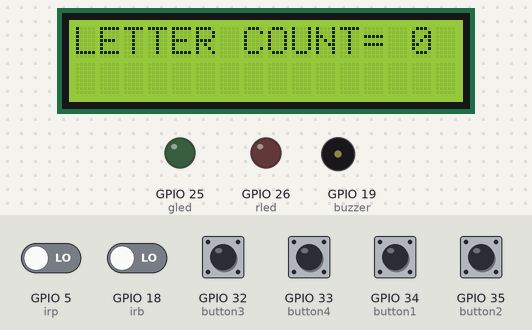
This sketch was run on a simulated ESP32. On the bench: 16×2 character LCD, output pins drawn as LEDs (lit = HIGH), buzzer (waves = sounding, pin HIGH). The test bench sets the inputs (shaded band); at power-on: GPIO 5 (irp), GPIO 18 (irb), GPIO 32 (button3), GPIO 33 (button4), GPIO 34 (button1), GPIO 35 (button2) LOW. WiFi joins after 1.5 s; servers stay silent unless stated; uploads are accepted with an empty reply; random numbers use the default seed unless the sketch sets one; what the sketch prints to the serial monitor is not drawn.

Above: at 3.9 s.
4.0 s: GPIO 5 (irp) driven HIGH
At 5.9 s:
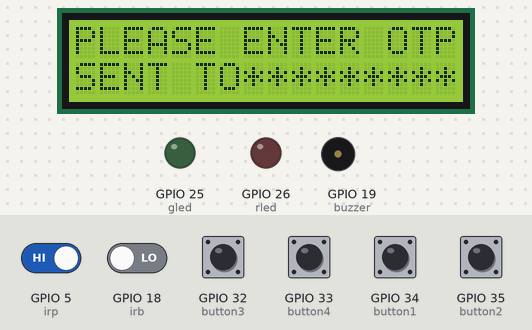
6.5 s: GPIO 32 (button3) pulled HIGH for 1 s
At 7.6 s:
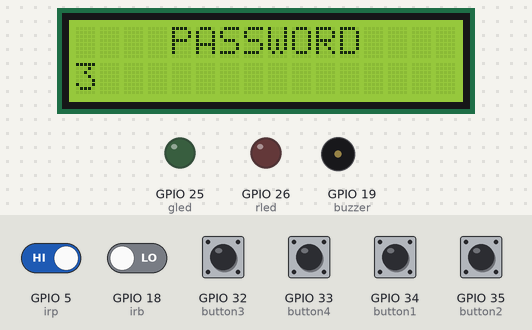
9.0 s: GPIO 33 (button4) pulled HIGH for 0.6 s
At 10.2 s:
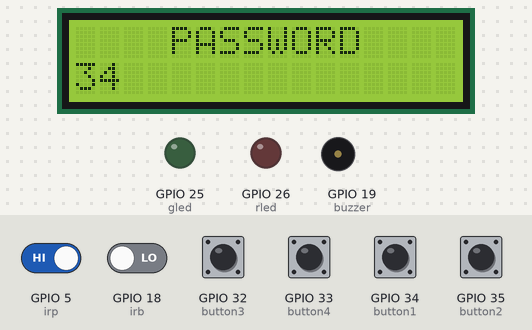
11.1 s: GPIO 34 (button1) pulled HIGH for 0.6 s
At 11.8 s:
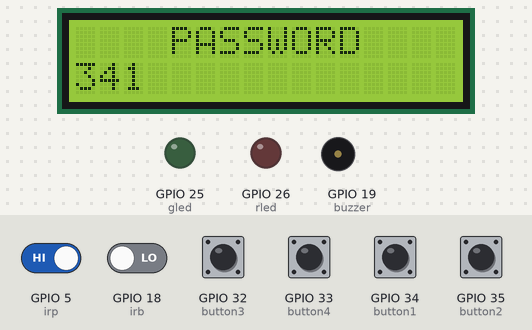
13.2 s: GPIO 35 (button2) pulled HIGH for 0.6 s
At 16.0 s:
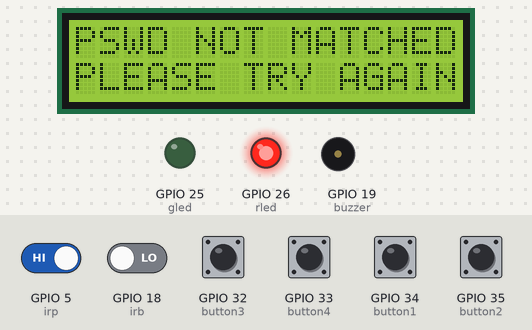
16.3 s: GPIO 5 (irp) driven LOW
At 18.4 s:
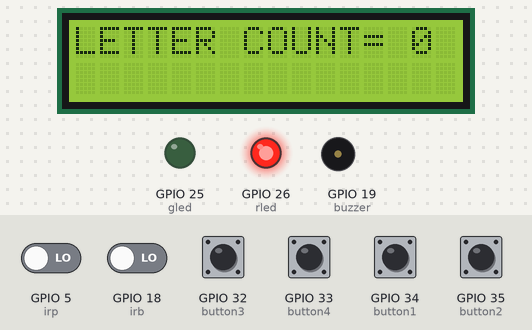
Timing chart, 0 to 19.9 s (numbered marks = the images above; inputs shaded):
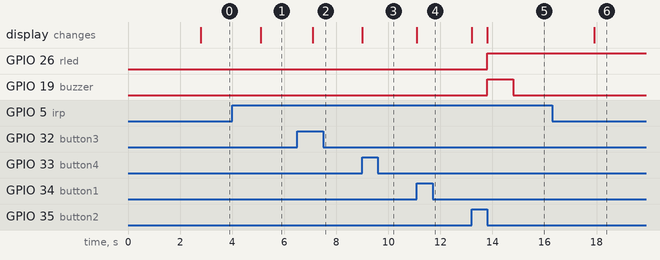

The sketch:

esp32_intelligent_letter_box_iot_otp.ino
```cpp
#include <WiFi.h>
#include <HTTPClient.h>
#include <LiquidCrystal.h>
#include<stdlib.h>
#include <String.h>

LiquidCrystal lcd (15,2,0,4,16,17);

#define irp 5
#define irb 18
#define buzzer 19

#define button1 34
#define button2 35
#define button3 32
#define button4 33

#define gled 25
#define rled 26

// WiFi parameters to be configured
const char* ssid = "project12"; // Hoofdlettergevoelig
const char* password = "project123456"; // Hoofdlettergevoelig

unsigned int i = 0;
volatile int count = 0;
char pass[5] = "\0";
char pass1[5] = "1111";

unsigned int pin = 0;

String m = "http://sms.scubedigi.com/api.php?username=Mydreamacd&password=Mydre@m123&to=8790544557&from=MYDREM&message=";

//String m = "http://sms.scubedigi.com/api.php?username=Mydreamacd&password=Mydre@m123&to=8790544557&from=MYDREM&message=";
String msg = "\0";
String q = "http://projectsiot.xyz/IoTProjects/LetterBox/letterupload.php?a=";
String iot = "\0";
unsigned int no = 0;
/*
String otp[10]  ={"1234","2423","3122",
      "2341","1224","1224",
      "3431","1423","4321",
      "4342"  };
      */
  char otp[10][5]  ={"1234","2423","3122",
      "2341","1224","1224",
      "3431","1423","4321",
      "4342"  };


void beep ()
{
 digitalWrite(buzzer,HIGH); delay(1000);
 digitalWrite(buzzer,LOW); delay(100);
}

void setup() {
  // put your setup code here, to run once:
 Serial.begin(9600);
  Serial.print("Bezig met verbinden");
  WiFi.begin(ssid, password); // Connect to WiFi
 lcd.begin(16,2);

lcd.clear();
lcd.setCursor(0,0);
        lcd.print("  INTELLIGENT  ");
        lcd.setCursor( 2,1);
         lcd.print("  LETTER BOX   ");
         delay(2000);


pinMode(irp, INPUT);
pinMode(irb, INPUT);

pinMode(button1,INPUT);
pinMode(button2,INPUT);
pinMode(button3,INPUT);
pinMode(button4,INPUT);

pinMode(rled,OUTPUT);
pinMode(gled,OUTPUT);

pinMode(buzzer,OUTPUT);

//attachInterrupt (irb,pinisr,RISING);

// while wifi not connected yet, print '.'
  // then after it connected, get out of the loop
  while (WiFi.status() != WL_CONNECTED) {
     delay(500);
     Serial.print(".");
  }

  // Verbonden.
  Serial.println("OK!");

  // Access Point (SSID).
  Serial.print("SSID: ");
  Serial.println(WiFi.SSID());

  // IP adres.
  Serial.print("IP: ");
  Serial.println(WiFi.localIP());

  // Signaalsterkte.
  long rssi = WiFi.RSSI();
  Serial.print("Signaal sterkte (RSSI): ");
  Serial.print(rssi);
  Serial.println(" dBm");
  Serial.println("");

digitalWrite(rled,LOW);
digitalWrite(gled,LOW);


if(WiFi.status()== WL_CONNECTED){ //Check WiFi connection status

    HTTPClient http; //Declare an object of class HTTPClient
   // http.begin("http://sms.scubedigi.com/api.php?username=Mydreamacd&password=Mydre@m123&to=8790544557&from=MYDREM&message=RJANED;LKSDF"); //Specify request destination

  http.begin("http://projectsiot.xyz/IoTProjects/LetterBox/letterupload.php?a=U&b=0&c=0");

int httpCode = http.GET(); //Send the request
    if (httpCode > 0) { //Check the returning code
      String payload = http.getString(); //Get the request response payload
      Serial.println(payload); //Print the response payload
    }
    http.end(); //Close connection

delay(500);
}
/*
if(WiFi.status()== WL_CONNECTED){ //Check WiFi connection status

    HTTPClient http; //Declare an object of class HTTPClient
   http.begin("http://sms.scubedigi.com/api.php?username=Mydreamacd&password=Mydre@m123&to=8790544557&from=MYDREM&message=KIT%20STARTED"); //Specify request destination

int httpCode = http.GET(); //Send the request
    if (httpCode > 0) { //Check the returning code
      String payload = http.getString(); //Get the request response payload
      Serial.println(payload); //Print the response payload
    }
    http.end(); //Close connection

delay(500);
}

*/
}

void loop() {
  // put your main code here, to run repeatedly:


//no = random(11);
 no=rand()%10;

if (digitalRead(irb) == HIGH)
{
  count++;
  Serial.print("letter count = "); Serial.println(count);
   iot = q + String(count) ;
send2server ();
}

//pin = toInt();
//Serial.println(pin);

else if (digitalRead(irp) == HIGH)
{
  //msg = m + "Your%20Intelligent%20Letter%20Box%20OTP%20IS" + otp[no];
 msg = m+otp[no];

//pin = otp[no].toInt();
Serial.print("pin = "); Serial.println(pin);

 // sendmsg ();
//==========================================================
Serial.println("sending message-----------");

 Serial.print("msg = "); Serial.println(msg);
if(WiFi.status()== WL_CONNECTED){ //Check WiFi connection status

    HTTPClient http; //Declare an object of class HTTPClient
    msg = "http://sms.scubedigi.com/api.php?username=Mydreamacd&password=Mydre@m123&to=8790544557&from=MYDREM&message=";
msg += otp[no];
  http.begin(msg);

int httpCode = http.GET(); //Send the request
    if (httpCode > 0) { //Check the returning code
      String payload = http.getString(); //Get the request response payload
      Serial.println(payload); //Print the response payload
    }
    http.end(); //Close connection

delay(500);
}
//=========================================================

  lcd.clear ();
  lcdstring (0,0,"PLEASE ENTER OTP");
  lcdstring (0,1,"SENT TO**********");
  delay(2000);

 Serial.println("in while loop");

  lcd.clear ();
  lcdstring (0,0,"    PASSWORD    ");

while(i<4)
{
  if (digitalRead(button1) == HIGH)
  {
    pass[i]='1';
    lcd.setCursor(i,1);
    lcd.print(pass[i]);
    i++;
    delay(100);
    while(digitalRead(button1)==HIGH);
  }
  else if (digitalRead(button2) == HIGH)
  {
    pass[i]='2';
    lcd.setCursor(i,1);
    lcd.print(pass[i]);
    i++;
    delay(100);
    while(digitalRead(button2)==HIGH);
  }
   else if (digitalRead(button3) == HIGH)
  {
    pass[i]='3';
    lcd.setCursor(i,1);
    lcd.print(pass[i]);
    i++;
    delay(100);
    while(digitalRead(button3)==HIGH);
  }
  else if (digitalRead(button4) == HIGH)
  {
    pass[i]='4';
    lcd.setCursor(i,1);
    lcd.print('4');
    i++;
    delay(100);
    while(digitalRead(button4)==HIGH);
  }

}
pass[4] = '\0';
Serial.print(F("enterred password = ")); Serial.println(pass);
i = 0;

   if((strcmp(pass,otp[no])==0)||(strcmp(pass,pass1)==0))

  {
    count = 0;
   digitalWrite(rled,LOW);
   digitalWrite(gled,HIGH);
    lcd.clear();
        lcd.setCursor(0,0);
        lcd.print("PASSWORD MATCHED");
        lcd.setCursor(0,1);
        lcd.print(">>-ACCESSED-->>>");
        Serial.print("Pwd MATCHED :\n");
 msg = m + "Your%20Intelligent%20Letter%20Box%20ACCESS%20GRANTED";
//  sendmsg ();
//==========================================================
Serial.println("sending message-----------");

 Serial.print("msg = "); Serial.println(msg);
if(WiFi.status()== WL_CONNECTED){ //Check WiFi connection status

    HTTPClient http; //Declare an object of class HTTPClient
    msg = "http://sms.scubedigi.com/api.php?username=Mydreamacd&password=Mydre@m123&to=8790544557&from=MYDREM&message=";
msg += "ACCESS%20GRANTED";
  http.begin(msg);

int httpCode = http.GET(); //Send the request
    if (httpCode > 0) { //Check the returning code
      String payload = http.getString(); //Get the request response payload
      Serial.println(payload); //Print the response payload
    }
    http.end(); //Close connection

delay(500);
}
//=========================================================


  iot = q + String(count) + "&b=" + 'Y';
send2server ();


        delay(1500);
  }
  else
  {
    digitalWrite(gled,LOW);
   digitalWrite(rled,HIGH);
    lcd.clear();
        lcd.setCursor(0,0);
        lcd.print("PSWD NOT MATCHED");
        lcd.setCursor(0,1);
        lcd.print("PLEASE TRY AGAIN");
        Serial.print("Pwd NOT MATCHED :\n");
beep ();

//==========================================================
Serial.println("sending message-----------");

 Serial.print("msg = "); Serial.println(msg);
if(WiFi.status()== WL_CONNECTED){ //Check WiFi connection status

    HTTPClient http; //Declare an object of class HTTPClient
    msg = "http://sms.scubedigi.com/api.php?username=Mydreamacd&password=Mydre@m123&to=8790544557&from=MYDREM&message=";
msg += "ACCESS%20DENIED";
  http.begin(msg);

int httpCode = http.GET(); //Send the request
    if (httpCode > 0) { //Check the returning code
      String payload = http.getString(); //Get the request response payload
      Serial.println(payload); //Print the response payload
    }
    http.end(); //Close connection

delay(500);
}
//=========================================================


   iot = q + String(count) + "&b=" + 'N';
send2server ();

        delay(1500);
  }

}// if irp detected
else
{
  lcd.clear ();
  lcd.setCursor (0,0);
  lcd.print("LETTER COUNT= ");
  lcd.setCursor (14,0);
  lcd.print(count);
  delay(500);

}
}//loop

void sendmsg ()
{
  Serial.println("sending message-----------");

 Serial.print("msg = "); Serial.println(msg);
if(WiFi.status()== WL_CONNECTED){ //Check WiFi connection status

    HTTPClient http; //Declare an object of class HTTPClient

  http.begin(msg);

int httpCode = http.GET(); //Send the request
    if (httpCode > 0) { //Check the returning code
      String payload = http.getString(); //Get the request response payload
      Serial.println(payload); //Print the response payload
    }
    http.end(); //Close connection

delay(100);
}

}
void send2server ()
{
   Serial.println(iot);
if(WiFi.status()== WL_CONNECTED){ //Check WiFi connection status

    HTTPClient http; //Declare an object of class HTTPClient

   http.begin(iot);

int httpCode = http.GET(); //Send the request
    if (httpCode > 0) { //Check the returning code
      String payload = http.getString(); //Get the request response payload
      Serial.println(payload); //Print the response payload
    }
    http.end(); //Close connection

delay(500);
}
}
void lcdstring(int a,int b, String data1)
{
  lcd.setCursor(a,b);
  lcd.print(data1);
}
```

Measured:
- after the input at 4.0 s, the display: changes after 1.1 s (image 1)
- after the input at 9.0 s, the display: changes at once (image 3)
- after the input at 11.1 s, the display: changes at once (image 4)
- after the input at 13.2 s, GPIO 26 (rled): LOW → HIGH after 0.60 s; GPIO 19 (buzzer): LOW → HIGH after 0.61 s, → LOW 1.0 s later; the display: first changes at once (image 5 shows a later state)
